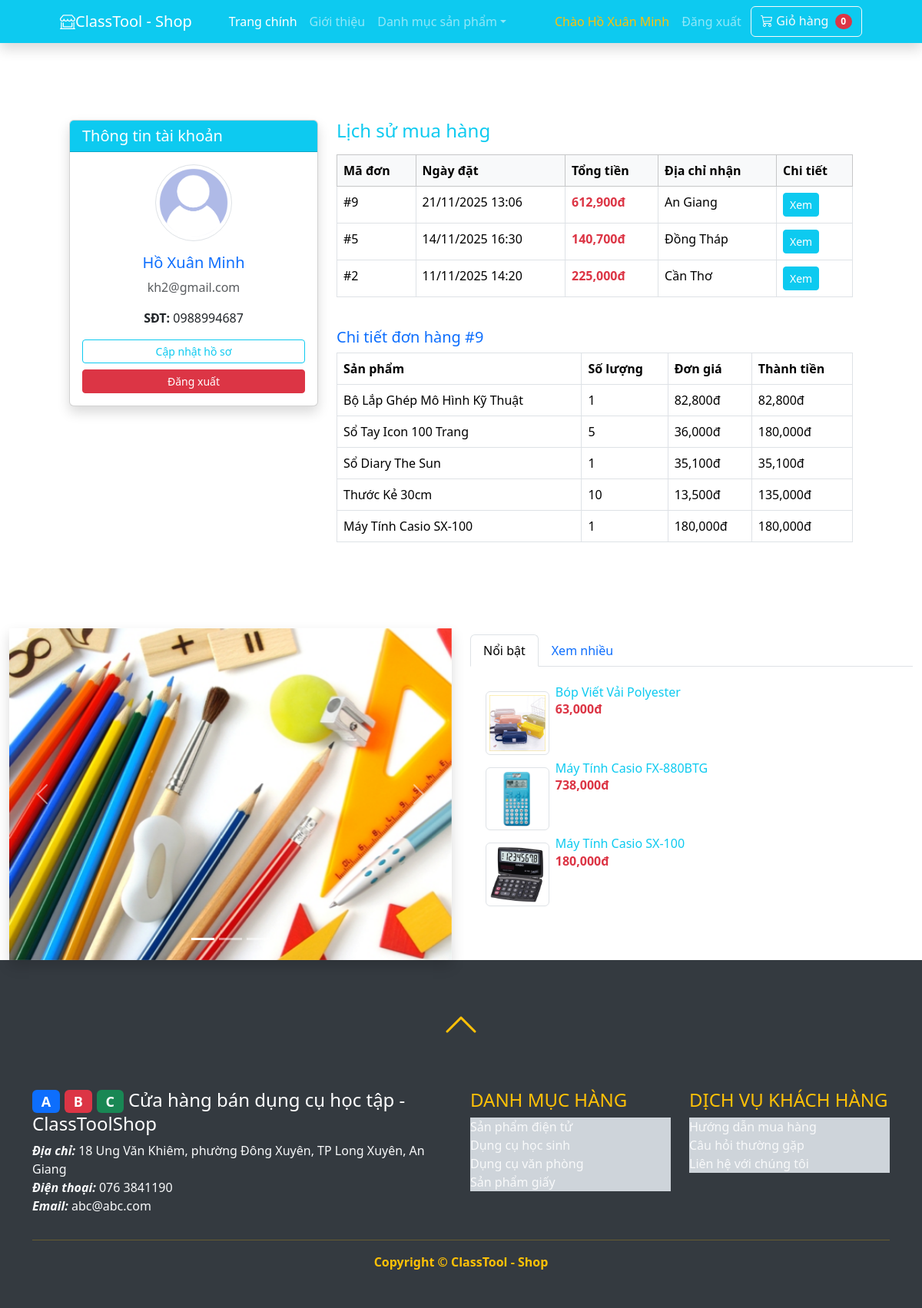
The page /index.php?action=thongtin&dhid=9 (signed in) on the database its author committed.
### tables this page shows
CREATE TABLE `donhang` (
  `id` int(11) NOT NULL,
  `nguoidung_id` int(11) NOT NULL,
  `diachi` varchar(50) DEFAULT NULL,
  `ngay` datetime NOT NULL DEFAULT current_timestamp(),
  `tongtien` float NOT NULL DEFAULT 0,
  `ghichu` varchar(255) DEFAULT NULL
);

CREATE TABLE `donhangct` (
  `id` int(11) NOT NULL,
  `donhang_id` int(11) NOT NULL,
  `mathang_id` int(11) NOT NULL,
  `dongia` float NOT NULL DEFAULT 0,
  `soluong` int(11) NOT NULL DEFAULT 1,
  `thanhtien` float NOT NULL DEFAULT 0
);

CREATE TABLE `mathang` (
  `id` int(11) NOT NULL,
  `tenmathang` varchar(255) NOT NULL,
  `mota` text DEFAULT NULL,
  `giagoc` float NOT NULL DEFAULT 0,
  `giaban` float NOT NULL DEFAULT 0,
  `soluongton` int(11) NOT NULL DEFAULT 0,
  `hinhanh` varchar(255) DEFAULT NULL,
  `danhmuc_id` int(11) NOT NULL,
  `luotxem` int(11) NOT NULL DEFAULT 0,
  `luotmua` int(11) NOT NULL DEFAULT 0,
  `ncc_id` int(11) NOT NULL DEFAULT 1 COMMENT 'ID Nhà Cung Cấp, Khóa ngoại nối đến bảng nhacungcap'
);

CREATE TABLE `danhmuc` (
  `id` int(11) NOT NULL,
  `tendanhmuc` varchar(50) NOT NULL
);

### model/donhang.php (called while the page is built, shortened)
<?php
class DONHANG{
    public function laydanhsachdonhangtheokh($nguoidung_id){
        $dbcon = DATABASE::connect();
        try{
            $sql = "SELECT * FROM donhang WHERE nguoidung_id=:nguoidung_id ORDER BY id DESC";
            $cmd = $dbcon->prepare($sql);
            $cmd->bindValue(":nguoidung_id", $nguoidung_id);
            $cmd->execute();
            return $cmd->fetchAll();
        }
        catch(PDOException $e){ return null; }
    }
}
?>

### model/donhangct.php (called while the page is built, shortened)
<?php
class DONHANGCT{
	public function laychitietdonhang($id){
        $dbcon = DATABASE::connect();
        try{
            $sql = "SELECT c.*, m.id as mhid, m.tenmathang, m.hinhanh FROM donhangct c, mathang m WHERE c.donhang_id=:id AND c.mathang_id=m.id ORDER BY id DESC";
            $cmd = $dbcon->prepare($sql);
			$cmd->bindValue(":id", $id);
            $cmd->execute();
            $result = $cmd->fetchAll();
            return $result;
        }
        catch(PDOException $e){
            $error_message = $e->getMessage();
            echo "<p>Lỗi truy vấn: $error_message</p>";
            exit();
        }
    }
}
?>

### model/mathang.php (called while the page is built, shortened)
<?php
class MATHANG{
    public function laymathangxemnhieu(){
        $dbcon = DATABASE::connect();
        try{
            $sql = "SELECT * FROM mathang ORDER BY luotxem DESC LIMIT 3";
            $cmd = $dbcon->prepare($sql);
            $cmd->execute();
            $result = $cmd->fetchAll();
            return $result;
        }
        catch(PDOException $e){
            $error_message = $e->getMessage();
            echo "<p>Lỗi truy vấn: $error_message</p>";
            exit();
        }
    }
}
?>

### model/danhmuc.php (called while the page is built, shortened)
<?php
class DANHMUC{
    public function laydanhmuc(){
        $dbcon = DATABASE::connect();
        try{
            $sql = "SELECT * FROM danhmuc";
            $cmd = $dbcon->prepare($sql);
            $cmd->execute();
            $result = $cmd->fetchAll();
            return $result;
        }
        catch(PDOException $e){
            $error_message = $e->getMessage();
            echo "<p>Lỗi truy vấn: $error_message</p>";
            exit();
        }
    }
}
?>

### public/info.php (the view)
<?php include("inc/top.php"); ?>
<div class="container py-5">
    <div class="row">
        <div class="col-md-4">
            <div class="card shadow mb-4">
                <div class="card-header bg-info text-white">
                    <h5 class="mb-0">Thông tin tài khoản</h5>
                </div>
                <div class="card-body text-center">
                    <img src="../images/users/user.png" class="img-thumbnail mb-3 rounded-circle" width="100px" alt="Avatar">
                    <h5 class="text-primary"><?php echo $_SESSION["khachhang"]["hoten"]; ?></h5>
                    <p class="text-muted"><?php echo $_SESSION["khachhang"]["email"]; ?></p>
                    <p><strong>SĐT:</strong> <?php echo $_SESSION["khachhang"]["sodienthoai"]; ?></p>
                    <div class="d-grid gap-2">
                        <a href="index.php?action=hoso" class="btn btn-outline-info btn-sm">Cập nhật hồ sơ</a>
                        <a href="index.php?action=dangxuat" class="btn btn-danger btn-sm">Đăng xuất</a>
                    </div>
                </div>
            </div>
        </div>
        <div class="col-md-8">
            <h4 class="text-info mb-3">Lịch sử mua hàng</h4>
            <?php if(empty($donhang)): ?>
                <div class="alert alert-warning">Bạn chưa có đơn hàng nào. <a href="index.php">Mua sắm ngay!</a></div>
            <?php else: ?>
                <div class="table-responsive">
                    <table class="table table-hover table-bordered">
                        <thead class="table-light">
                            <tr><th>Mã đơn</th><th>Ngày đặt</th><th>Tổng tiền</th><th>Địa chỉ nhận</th><th>Chi tiết</th></tr>
                        </thead>
                        <tbody>
                            <?php foreach($donhang as $d): ?>
                            <tr>
                                <td>#<?php echo $d['id']; ?></td>
                                <td><?php echo date('d/m/Y H:i', strtotime($d['ngay'])); ?></td>
                                <td class="text-danger fw-bold"><?php echo number_format($d['tongtien']); ?>đ</td>
                                <td><?php echo $d['diachi']; ?></td>
                                <td><a href="index.php?action=thongtin&dhid=<?php echo $d['id']; ?>" class="btn btn-sm btn-info text-white">Xem</a></td>
                            </tr>
                            <?php endforeach; ?>
                        </tbody>
                    </table>
                </div>
            <?php endif; ?>
            <?php if(isset($donhangct)): ?>
            <div class="mt-4">
                <h5 class="text-primary">Chi tiết đơn hàng #<?php echo $_GET['dhid']; ?></h5>
                <table class="table table-bordered">
                    <thead><tr><th>Sản phẩm</th><th>Số lượng</th><th>Đơn giá</th><th>Thành tiền</th></tr></thead>
                    <tbody>
                        <?php foreach($donhangct as $ct): ?>
                        <tr>
                            <td><?php echo $ct['tenmathang']; ?></td>
                            <td><?php echo $ct['soluong']; ?></td>
                            <td><?php echo number_format($ct['dongia']); ?>đ</td>
                            <td><?php echo number_format($ct['thanhtien']); ?>đ</td>
                        </tr>
                        <?php endforeach; ?>
                    </tbody>
                </table>
            </div>
            <?php endif; ?>
        </div>
    </div>
</div>
<?php include("inc/bottom.php"); ?>

### public/inc/bottom.php (shortened to what this page needs)
            </div>
        </section>
        <section>
            <div class="container-fluid">
                <div class="row">
                    <div class="col-md-6">
                        <?php include("inc/carousel.php"); ?>
                    </div>
                    <div class="col-md-6 pt-2">
                      <ul class="nav nav-tabs" role="tablist">
                        <li class="nav-item">
                          <a class="nav-link active" data-bs-toggle="tab" href="#menu1">Nổi bật</a>
                        </li>
                        <li class="nav-item">
                          <a class="nav-link" data-bs-toggle="tab" href="#menu2">Xem nhiều</a>
                        </li>
                      </ul>
                      <div class="tab-content">
                        <div id="menu1" class="container tab-pane active"><br>
                          <?php include("inc/topview.php"); ?>
                        </div>
                      </div>
                    </div>
                </div>
            </div>
        </section>
        <footer class="py-5" style="background-color:#343a40;">
    <div class="text-center mb-5">
        <a class="text-warning" href="#top">
            <i class="bi bi-chevron-up" style="font-size: 3rem; font-weight: bold;"></i>
        </a>
    </div>
    <div class="container">
        <div class="row">
            <div class="col-md-6 text-light">
                <a href="index.php" class="text-decoration-none text-white">
                    <h4>
                        <span class="badge text-white bg-primary">A</span>
                        <span class="badge text-white bg-danger">B</span>
                        <span class="badge text-white bg-success">C</span>
                        Cửa hàng bán dụng cụ học tập - ClassToolShop
                    </h4>
                </a>
                <p>
                    <b><i>Địa chỉ:</i></b> 18 Ung Văn Khiêm, phường Đông Xuyên, TP Long Xuyên, An Giang<br>
                    <b><i>Điện thoại:</i></b> 076 3841190<br>
                    <b><i>Email:</i></b> abc@abc.com
                </p>
            </div>
            <div class="col-md-3 text-light">
                <h4 style="color:#ffc107;">DANH MỤC HÀNG</h4>
                <?php foreach ($danhmuc as $d): ?>
                    <a class="list-group-item list-group-item-dark text-light" href="?action=group&id=<?php echo $d["id"]; ?>">
                        <?php echo $d["tendanhmuc"]; ?>
                    </a>
                <?php endforeach; ?>
            </div>
            <div class="col-md-3 text-light">
                <h4 style="color:#ffc107;">DỊCH VỤ KHÁCH HÀNG</h4>
                <a href="#" class="list-group-item list-group-item-dark text-light">Hướng dẫn mua hàng</a>
                <a href="#" class="list-group-item list-group-item-dark text-light">Câu hỏi thường gặp</a>
                <a href="#" class="list-group-item list-group-item-dark text-light">Liên hệ với chúng tôi</a>
            </div>
        </div>
        <hr style="border-color:#ffc107;">
        <p class="m-0 text-center text-warning fw-bolder">Copyright &copy; ClassTool - Shop</p>
    </div>
</footer>
    </body>
</html>

### public/inc/topview.php
<div class="d-flex flex-column">
<?php foreach($mathangxemnhieu as $x): ?>
	<div style="max-height:100px"><a class="text-decoration-none" href="index.php?action=detail&id=<?php echo $x["id"]; ?>">
		<img style="max-width:15%" class="img-thumbnail float-start m-2"
			src="../<?php echo $x["hinhanh"]; ?>"
			alt="<?php echo $x["tenmathang"]; ?>">
		<h6 class="card-title text-info"><?php echo $x["tenmathang"]; ?></h6>
		<p class="card-text text-danger fw-bold"><?php echo number_format($x["giaban"]); ?>đ</p>	</a>
	</div>
<?php endforeach; ?>
</div>

### rows shown on the page
donhang: id "9", ngay "21/11/2025 13:06", tongtien "612,900", diachi "An Giang"
donhang: id "5", ngay "14/11/2025 16:30", tongtien "140,700", diachi "Đồng Tháp"
donhang: id "2", ngay "11/11/2025 14:20", tongtien "225,000", diachi "Cần Thơ"
donhangct: mathang.tenmathang "Bộ Lắp Ghép Mô Hình Kỹ Thuật", soluong "1", dongia "82,800", thanhtien "82,800"
donhangct: mathang.tenmathang "Sổ Tay Icon 100 Trang", soluong "5", dongia "36,000", thanhtien "180,000"
donhangct: mathang.tenmathang "Sổ Diary The Sun", soluong "1", dongia "35,100", thanhtien "35,100"
donhangct: mathang.tenmathang "Thước Kẻ 30cm", soluong "10", dongia "13,500", thanhtien "135,000"
donhangct: mathang.tenmathang "Máy Tính Casio SX-100", soluong "1", dongia "180,000", thanhtien "180,000"
mathang: hinhanh (picture), tenmathang "Bóp Viết Vải Polyester", giaban "63,000"
mathang: hinhanh (picture), tenmathang "Máy Tính Casio FX-880BTG", giaban "738,000"
mathang: hinhanh (picture), tenmathang "Máy Tính Casio SX-100", giaban "180,000"
danhmuc: tendanhmuc "Sản phẩm điện tử"
danhmuc: tendanhmuc "Dụng cụ học sinh"
danhmuc: tendanhmuc "Dụng cụ văn phòng"
danhmuc: tendanhmuc "Sản phẩm giấy"

### other values the page prints
$_SESSION["khachhang"]["hoten"] "Hồ Xuân Minh"
demhangtronggio() "0"
$_SESSION["khachhang"]["email"] "kh2@gmail.com"
$_SESSION["khachhang"]["sodienthoai"] "0988994687"
$_GET['dhid'] "9"
